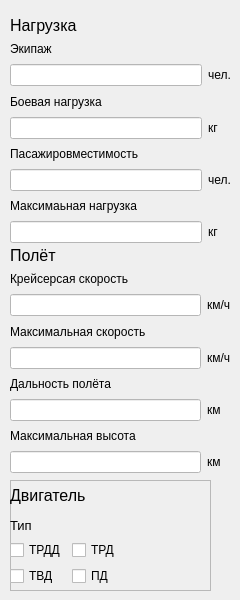
      <widget class="QWidget" name="page_8">
       <widget class="QLabel" name="label_173">
        <property name="geometry">
         <rect>
          <x>10</x>
          <y>10</y>
          <width>181</width>
          <height>31</height>
         </rect>
        </property>
        <property name="font">
         <font>
          <pointsize>12</pointsize>
         </font>
        </property>
        <property name="text">
         <string>Нагрузка</string>
        </property>
       </widget>
       <widget class="QWidget" name="gridLayoutWidget_19">
        <property name="geometry">
         <rect>
          <x>10</x>
          <y>40</y>
          <width>221</width>
          <height>203</height>
         </rect>
        </property>
        <layout class="QGridLayout" name="gridLayout_19">
         <item row="5" column="0">
          <widget class="QLineEdit" name="lineEdit_86">
           <property name="styleSheet">
            <string notr="true">background-color: rgb(255, 255, 255);</string>
           </property>
          </widget>
         </item>
         <item row="5" column="1">
          <widget class="QLabel" name="label_174">
           <property name="text">
            <string>чел.</string>
           </property>
          </widget>
         </item>
         <item row="0" column="0">
          <widget class="QLabel" name="label_175">
           <property name="text">
            <string>Экипаж</string>
           </property>
          </widget>
         </item>
         <item row="6" column="0">
          <widget class="QLabel" name="label_176">
           <property name="text">
            <string>Максимаьная нагрузка</string>
           </property>
          </widget>
         </item>
         <item row="2" column="0">
          <widget class="QLabel" name="label_177">
           <property name="text">
            <string>Боевая нагрузка</string>
           </property>
          </widget>
         </item>
         <item row="3" column="1">
          <widget class="QLabel" name="label_178">
           <property name="text">
            <string>кг</string>
           </property>
          </widget>
         </item>
         <item row="1" column="0">
          <widget class="QLineEdit" name="lineEdit_87">
           <property name="styleSheet">
            <string notr="true">background-color: rgb(255, 255, 255);</string>
           </property>
          </widget>
         </item>
         <item row="1" column="1">
          <widget class="QLabel" name="label_179">
           <property name="text">
            <string>чел.</string>
           </property>
          </widget>
         </item>
         <item row="3" column="0">
          <widget class="QLineEdit" name="lineEdit_88">
           <property name="styleSheet">
            <string notr="true">background-color: rgb(255, 255, 255);</string>
           </property>
          </widget>
         </item>
         <item row="4" column="0">
          <widget class="QLabel" name="label_180">
           <property name="text">
            <string>Пасажировместимость</string>
           </property>
          </widget>
         </item>
         <item row="7" column="0">
          <widget class="QLineEdit" name="lineEdit_89">
           <property name="styleSheet">
            <string notr="true">background-color: rgb(255, 255, 255);</string>
           </property>
          </widget>
         </item>
         <item row="7" column="1">
          <widget class="QLabel" name="label_181">
           <property name="text">
            <string>кг</string>
           </property>
          </widget>
         </item>
        </layout>
       </widget>
       <widget class="QLabel" name="label_182">
        <property name="geometry">
         <rect>
          <x>10</x>
          <y>240</y>
          <width>181</width>
          <height>31</height>
         </rect>
        </property>
        <property name="font">
         <font>
          <pointsize>12</pointsize>
         </font>
        </property>
        <property name="text">
         <string>Полёт</string>
        </property>
       </widget>
       <widget class="QWidget" name="gridLayoutWidget_20">
        <property name="geometry">
         <rect>
          <x>10</x>
          <y>270</y>
          <width>221</width>
          <height>203</height>
         </rect>
        </property>
        <layout class="QGridLayout" name="gridLayout_20">
         <item row="6" column="0">
          <widget class="QLabel" name="label_183">
           <property name="text">
            <string>Максимальная высота</string>
           </property>
          </widget>
         </item>
         <item row="1" column="0">
          <widget class="QLineEdit" name="lineEdit_90">
           <property name="styleSheet">
            <string notr="true">background-color: rgb(255, 255, 255);</string>
           </property>
          </widget>
         </item>
         <item row="5" column="2">
          <widget class="QLabel" name="label_184">
           <property name="text">
            <string>км</string>
           </property>
          </widget>
         </item>
         <item row="5" column="0">
          <widget class="QLineEdit" name="lineEdit_91">
           <property name="styleSheet">
            <string notr="true">background-color: rgb(255, 255, 255);</string>
           </property>
          </widget>
         </item>
         <item row="3" column="2">
          <widget class="QLabel" name="label_185">
           <property name="text">
            <string>км/ч</string>
           </property>
          </widget>
         </item>
         <item row="1" column="2">
          <widget class="QLabel" name="label_186">
           <property name="text">
            <string>км/ч</string>
           </property>
          </widget>
         </item>
         <item row="3" column="0">
          <widget class="QLineEdit" name="lineEdit_92">
           <property name="styleSheet">
            <string notr="true">background-color: rgb(255, 255, 255);</string>
           </property>
          </widget>
         </item>
         <item row="4" column="0">
          <widget class="QLabel" name="label_187">
           <property name="text">
            <string>Дальность полёта</string>
           </property>
          </widget>
         </item>
         <item row="2" column="0">
          <widget class="QLabel" name="label_188">
           <property name="text">
            <string>Максимальная скорость</string>
           </property>
          </widget>
         </item>
         <item row="0" column="0">
          <widget class="QLabel" name="label_189">
           <property name="text">
            <string>Крейсерсая скорость</string>
           </property>
          </widget>
         </item>
         <item row="7" column="0">
          <widget class="QLineEdit" name="lineEdit_93">
           <property name="styleSheet">
            <string notr="true">background-color: rgb(255, 255, 255);</string>
           </property>
          </widget>
         </item>
         <item row="7" column="2">
          <widget class="QLabel" name="label_190">
           <property name="text">
            <string>км</string>
           </property>
          </widget>
         </item>
        </layout>
       </widget>
       <widget class="QFrame" name="frame_2">
        <property name="geometry">
         <rect>
          <x>10</x>
          <y>480</y>
          <width>201</width>
          <height>111</height>
         </rect>
        </property>
        <property name="frameShape">
         <enum>QFrame::StyledPanel</enum>
        </property>
        <property name="frameShadow">
         <enum>QFrame::Raised</enum>
        </property>
        <widget class="QLabel" name="label_191">
         <property name="geometry">
          <rect>
           <x>0</x>
           <y>0</y>
           <width>181</width>
           <height>31</height>
          </rect>
         </property>
         <property name="font">
          <font>
           <pointsize>12</pointsize>
          </font>
         </property>
         <property name="text">
          <string>Двигатель</string>
         </property>
        </widget>
        <widget class="QLabel" name="label_192">
         <property name="geometry">
          <rect>
           <x>0</x>
           <y>30</y>
           <width>181</width>
           <height>31</height>
          </rect>
         </property>
         <property name="font">
          <font>
           <pointsize>10</pointsize>
          </font>
         </property>
         <property name="text">
          <string>Тип</string>
         </property>
        </widget>
        <widget class="QWidget" name="formLayoutWidget_18">
         <property name="geometry">
          <rect>
           <x>0</x>
           <y>60</y>
           <width>221</width>
           <height>51</height>
          </rect>
         </property>
         <layout class="QFormLayout" name="formLayout_18">
          <item row="0" column="0">
           <widget class="QCheckBox" name="checkBox_91">
            <property name="text">
             <string>ТРДД</string>
            </property>
           </widget>
          </item>
          <item row="0" column="1">
           <widget class="QCheckBox" name="checkBox_92">
            <property name="text">
             <string>ТРД</string>
            </property>
           </widget>
          </item>
          <item row="1" column="0">
           <widget class="QCheckBox" name="checkBox_93">
            <property name="text">
             <string>ТВД</string>
            </property>
           </widget>
          </item>
          <item row="1" column="1">
           <widget class="QCheckBox" name="checkBox_94">
            <property name="text">
             <string>ПД</string>
            </property>
           </widget>
          </item>
         </layout>
        </widget>
       </widget>
      </widget>
